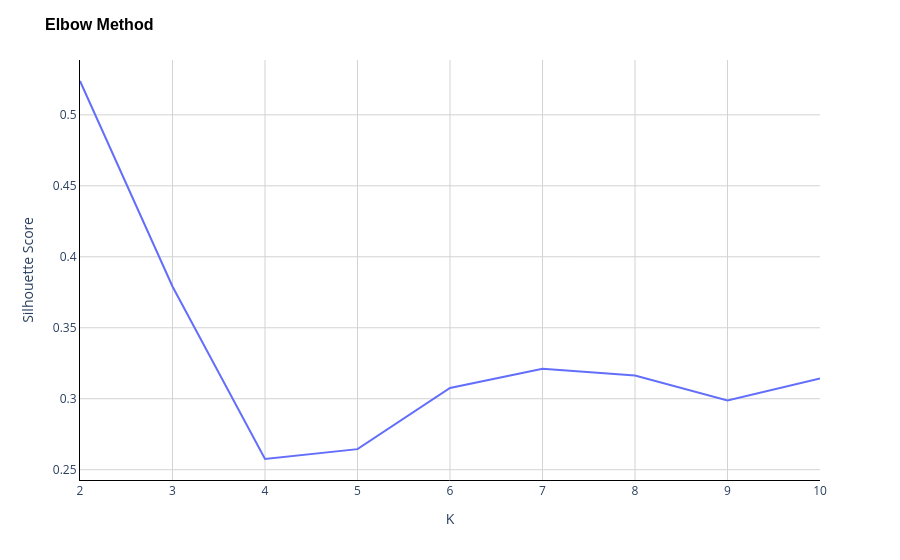

Source (notebook cell):
### Markdown cell above
Descartamos ahora a la variable `UrbanPop` del análisis. Primero buscamos el número óptimo de clusters para el problema.

### Code cell
df_scaled_new = df_scaled.loc[:, df_scaled.columns != 'urbanpop']

scores = []
for k in np.arange(2, 11):
    tree = AgglomerativeClustering(n_clusters=k, linkage='complete')
    labels = tree.fit_predict(df_scaled_new)
    score = silhouette_score(df_scaled_new, labels)
    scores.append(score)

optimal_k = np.argmax(np.diff(scores)) + 2

figure = px.line(
    x=np.arange(2, 11),
    y=scores
)
figure.update_layout(
    title='Elbow Method',
    title_font=dict(size=16, family='Arial', color='black', weight='bold'),
    xaxis_title='K',
    yaxis_title='Silhouette Score',
    plot_bgcolor='white',
    yaxis=dict(showgrid=True, gridcolor='LightGray', showline=True, linecolor='Black', zeroline=True, zerolinecolor='LightGray'),
    xaxis=dict(showgrid=True, gridcolor='LightGray', showline=True, linecolor='Black', zeroline=True, zerolinecolor='LightGray'),
)
figure.show()

### Figure 1 — Plotly figure (JSON) as saved in the notebook; plotly's stock layout.template omitted (floating-point values rounded to 4 significant figures)
{"data": [{"hovertemplate": "x=%{x}<br>y=%{y}<extra></extra>", "legendgroup": "", "line": {"color": "#636efa", "dash": "solid"}, "marker": {"symbol": "circle"}, "mode": "lines", "name": "", "orientation": "v", "showlegend": false, "type": "scatter", "x": [2, 3, 4, 5, 6, 7, 8, 9, 10], "xaxis": "x", "y": [0.5238, 0.3791, 0.2575, 0.2645, 0.3075, 0.3212, 0.3164, 0.2988, 0.3142], "yaxis": "y"}], "layout": {"legend": {"tracegroupgap": 0}, "margin": {"t": 60}, "plot_bgcolor": "white", "title": {"font": {"color": "black", "family": "Arial", "size": 16, "weight": "bold"}, "text": "Elbow Method"}, "xaxis": {"anchor": "y", "domain": [0, 1], "gridcolor": "LightGray", "linecolor": "Black", "showgrid": true, "showline": true, "title": {"text": "K"}, "zeroline": true, "zerolinecolor": "LightGray"}, "yaxis": {"anchor": "x", "domain": [0, 1], "gridcolor": "LightGray", "linecolor": "Black", "showgrid": true, "showline": true, "title": {"text": "Silhouette Score"}, "zeroline": true, "zerolinecolor": "LightGray"}}}
